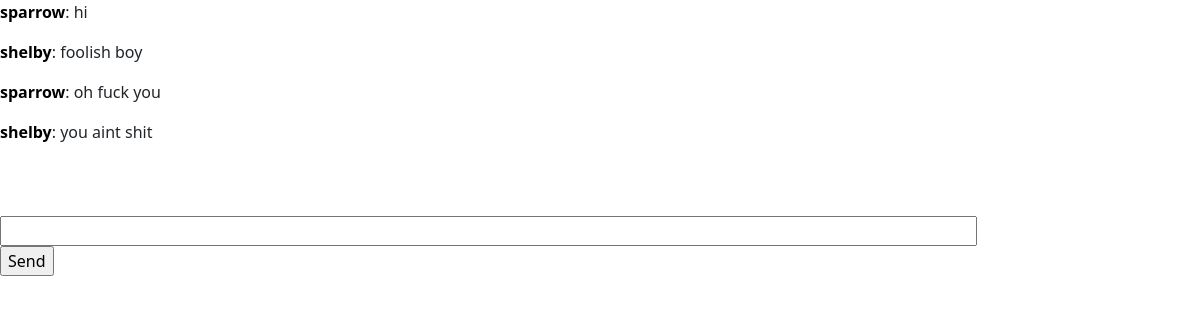
Page /chat/1/ on the earlier database version.
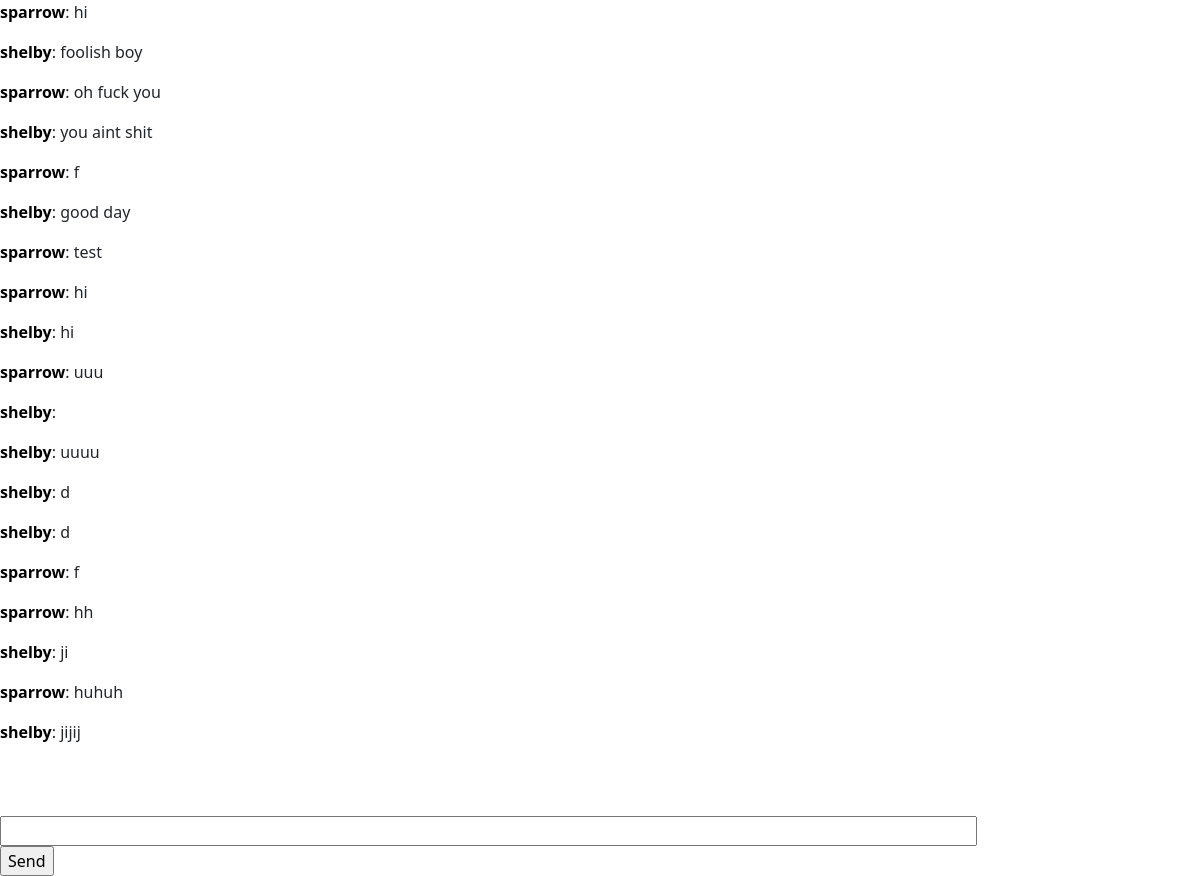
Same page on the later database version.
### chat/models.py (models this page shows, shortened)
class Message(models.Model):
    author = models.ForeignKey(User, related_name='author_messages', on_delete=models.CASCADE)
    connection = models.ForeignKey(Connection, on_delete=models.CASCADE)
    content = models.TextField()
    timestamp = models.DateTimeField(auto_now_add=True)

### chat/views.py (the view)
# urls.py: path("", index, name="chat"),
def chat(request, connection_id):
    connection = Connection.objects.get(id=connection_id)
    messages = Message.objects.filter(connection=connection)
    return render(request, "chat/chat.html" , {"connection": connection, 'user': request.user, 'messages': messages})

### templates/chat/chat.html (shortened to what this page needs)
<!DOCTYPE html>
<html>
<head>
    <link href="https://cdn.jsdelivr.net/npm/bootstrap@5.3.3/dist/css/bootstrap.min.css" rel="stylesheet">
</head>
<body>
    <div id="chat-log" class="mb-5 h-20">
        {% for message in messages %}
            <p><strong style="color: {% if message.author == user %}green{% else %}black{% endif %};">{{ message.author.username }}</strong>: {{ message.content }}</p>
        {% endfor %}
    </div><br>
    <input id="chat-message-input" type="text" size="100"><br>
    <input id="chat-message-submit" type="button" value="Send">
</body>
</html>

Differences in the rows shown:
added Message: author.username "sparrow", content "f"
added Message: author.username "shelby", content "good day"
added Message: author.username "sparrow", content "test"
added Message: author.username "sparrow", content "hi"
added Message: author.username "shelby", content "hi"
added Message: author.username "sparrow", content "uuu"
added Message: author.username "shelby"
added Message: author.username "shelby", content "uuuu"
added Message: author.username "shelby", content "d"
added Message: author.username "shelby", content "d"
added Message: author.username "sparrow", content "f"
added Message: author.username "sparrow", content "hh"
added Message: author.username "shelby", content "ji"
added Message: author.username "sparrow", content "huhuh"
added Message: author.username "shelby", content "jijij"
